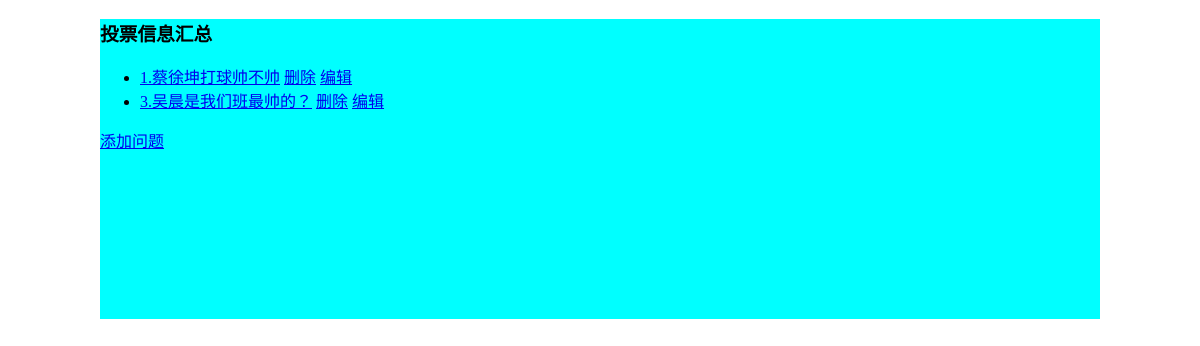
Before: /vote/ with the older database file.
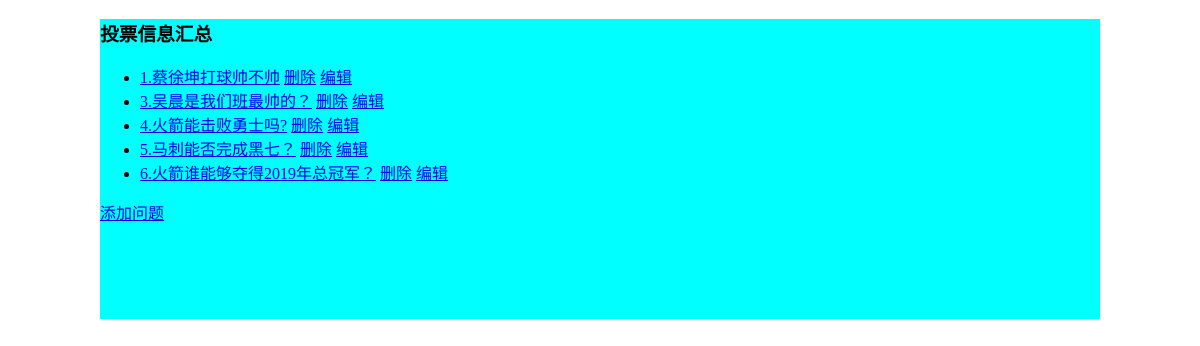
After: the same page with the newer database file.
### vote/models.py (models this page shows, shortened)
class Question(models.Model):
    qtitle = models.CharField(max_length=50)
    qtime = models.DateTimeField(auto_now_add=True)
    def qname(self):
        return self.qtitle
    qname.short_description = '问题'
    def createtime(self):
        return self.qtime
    createtime.short_description = '创建时间'

### vote/views.py (the view)
def index(request):
    questions = Question.objects.all()
    context = {"questions": questions}
    return render(request, 'vote/index.html', context)

### templates/vote/index.html (shortened to what this page needs)
<!DOCTYPE html>
<html lang="en">
<head>
    {% load static from staticfiles %}
    <link rel="stylesheet" href="{% static '/css/main.css'%}">
</head>
<body>
    <div class="container">
        <h3>投票信息汇总</h3>
        <ul>
            {% for ques in questions %}
                <li>
                    <a href="{% url 'vote:detail' ques.id %}">{{ques.id}}.{{ques.qtitle}}</a>
                    <a href="{% url 'vote:deletequestion' ques.id%}">删除</a>
                    <a href="{% url 'vote:modifyquestion' ques.id%}">编辑</a>
                </li>
            {% empty %}
                <h3>没有问题哟!亲，快去添加问题吧</h3>
            {% endfor %}
        </ul>
        <a href="{% url 'vote:addquestion'%}">添加问题</a>
    </div>
</body>
</html>

### static/css/main.css (style rules this page uses)
body { margin: 0; padding: 0; }
.container { width:1000px; height: 300px; margin: 0 auto; background-color: aqua; }

Changed rows visible on the page:
added Question: id "4", qtitle "火箭能击败勇士吗?"
added Question: id "5", qtitle "马刺能否完成黑七？"
added Question: id "6", qtitle "火箭谁能够夺得2019年总冠军？"
